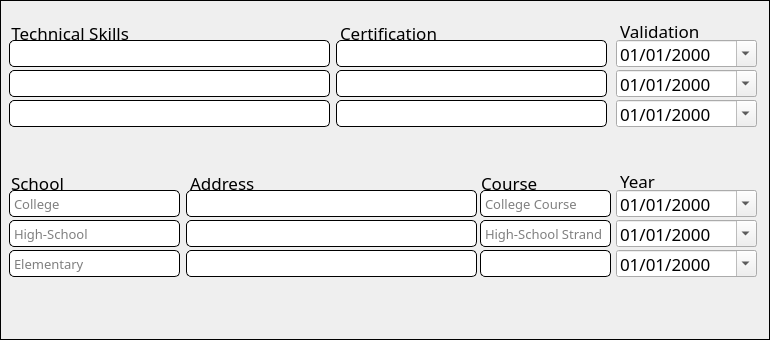
        <widget class="QFrame" name="groupEduInfo">
         <property name="geometry">
          <rect>
           <x>10</x>
           <y>1411</y>
           <width>770</width>
           <height>340</height>
          </rect>
         </property>
         <property name="styleSheet">
          <string notr="true">QFrame{
border: 1px solid black;
}

QLabel{
border: none;
}</string>
         </property>
         <property name="frameShape">
          <enum>QFrame::StyledPanel</enum>
         </property>
         <property name="frameShadow">
          <enum>QFrame::Raised</enum>
         </property>
         <widget class="QWidget" name="techWidget" native="true">
          <property name="geometry">
           <rect>
            <x>0</x>
            <y>10</y>
            <width>770</width>
            <height>131</height>
           </rect>
          </property>
          <widget class="QLabel" name="validationLabel">
           <property name="geometry">
            <rect>
             <x>620</x>
             <y>10</y>
             <width>121</width>
             <height>21</height>
            </rect>
           </property>
           <property name="font">
            <font>
             <family>Poppins</family>
             <pointsize>13</pointsize>
            </font>
           </property>
           <property name="text">
            <string>Validation</string>
           </property>
          </widget>
          <widget class="QDateEdit" name="validationDate1">
           <property name="geometry">
            <rect>
             <x>616</x>
             <y>30</y>
             <width>141</width>
             <height>27</height>
            </rect>
           </property>
           <property name="font">
            <font>
             <family>Poppins</family>
             <pointsize>13</pointsize>
            </font>
           </property>
           <property name="styleSheet">
            <string notr="true"/>
           </property>
           <property name="displayFormat">
            <string>MM/dd/yyyy</string>
           </property>
           <property name="calendarPopup">
            <bool>true</bool>
           </property>
          </widget>
          <widget class="QPlainTextEdit" name="certiTextEdit1_3">
           <property name="geometry">
            <rect>
             <x>336</x>
             <y>90</y>
             <width>271</width>
             <height>27</height>
            </rect>
           </property>
           <property name="font">
            <font>
             <family>Poppins</family>
             <pointsize>10</pointsize>
            </font>
           </property>
           <property name="styleSheet">
            <string notr="true">background-color: rgb(255, 255, 255);
border-radius: 5px;
border: 1px solid black;</string>
           </property>
           <property name="verticalScrollBarPolicy">
            <enum>Qt::ScrollBarAlwaysOff</enum>
           </property>
           <property name="horizontalScrollBarPolicy">
            <enum>Qt::ScrollBarAlwaysOff</enum>
           </property>
          </widget>
          <widget class="QDateEdit" name="validationDate1_2">
           <property name="geometry">
            <rect>
             <x>616</x>
             <y>60</y>
             <width>141</width>
             <height>27</height>
            </rect>
           </property>
           <property name="font">
            <font>
             <family>Poppins</family>
             <pointsize>13</pointsize>
            </font>
           </property>
           <property name="styleSheet">
            <string notr="true"/>
           </property>
           <property name="displayFormat">
            <string>MM/dd/yyyy</string>
           </property>
           <property name="calendarPopup">
            <bool>true</bool>
           </property>
          </widget>
          <widget class="QLabel" name="certiLabel">
           <property name="geometry">
            <rect>
             <x>340</x>
             <y>12</y>
             <width>151</width>
             <height>21</height>
            </rect>
           </property>
           <property name="font">
            <font>
             <family>Poppins</family>
             <pointsize>13</pointsize>
            </font>
           </property>
           <property name="text">
            <string>Certification</string>
           </property>
          </widget>
          <widget class="QPlainTextEdit" name="techSkillTextEdit_2">
           <property name="geometry">
            <rect>
             <x>9</x>
             <y>60</y>
             <width>321</width>
             <height>27</height>
            </rect>
           </property>
           <property name="font">
            <font>
             <family>Poppins</family>
             <pointsize>10</pointsize>
            </font>
           </property>
           <property name="styleSheet">
            <string notr="true">background-color: rgb(255, 255, 255);
border-radius: 5px;
border: 1px solid black;</string>
           </property>
           <property name="verticalScrollBarPolicy">
            <enum>Qt::ScrollBarAlwaysOff</enum>
           </property>
           <property name="horizontalScrollBarPolicy">
            <enum>Qt::ScrollBarAlwaysOff</enum>
           </property>
          </widget>
          <widget class="QPlainTextEdit" name="certiTextEdit1_2">
           <property name="geometry">
            <rect>
             <x>336</x>
             <y>60</y>
             <width>271</width>
             <height>27</height>
            </rect>
           </property>
           <property name="font">
            <font>
             <family>Poppins</family>
             <pointsize>10</pointsize>
            </font>
           </property>
           <property name="styleSheet">
            <string notr="true">background-color: rgb(255, 255, 255);
border-radius: 5px;
border: 1px solid black;</string>
           </property>
           <property name="verticalScrollBarPolicy">
            <enum>Qt::ScrollBarAlwaysOff</enum>
           </property>
           <property name="horizontalScrollBarPolicy">
            <enum>Qt::ScrollBarAlwaysOff</enum>
           </property>
          </widget>
          <widget class="QPlainTextEdit" name="certiTextEdit1">
           <property name="geometry">
            <rect>
             <x>336</x>
             <y>30</y>
             <width>271</width>
             <height>27</height>
            </rect>
           </property>
           <property name="font">
            <font>
             <family>Poppins</family>
             <pointsize>10</pointsize>
            </font>
           </property>
           <property name="styleSheet">
            <string notr="true">background-color: rgb(255, 255, 255);
border-radius: 5px;
border: 1px solid black;</string>
           </property>
           <property name="verticalScrollBarPolicy">
            <enum>Qt::ScrollBarAlwaysOff</enum>
           </property>
           <property name="horizontalScrollBarPolicy">
            <enum>Qt::ScrollBarAlwaysOff</enum>
           </property>
          </widget>
          <widget class="QLabel" name="techSkillLabel">
           <property name="geometry">
            <rect>
             <x>7</x>
             <y>12</y>
             <width>150</width>
             <height>21</height>
            </rect>
           </property>
           <property name="font">
            <font>
             <family>Poppins</family>
             <pointsize>13</pointsize>
            </font>
           </property>
           <property name="text">
            <string> Technical Skills</string>
           </property>
          </widget>
          <widget class="QPlainTextEdit" name="techSkillTextEdit">
           <property name="geometry">
            <rect>
             <x>9</x>
             <y>30</y>
             <width>321</width>
             <height>27</height>
            </rect>
           </property>
           <property name="font">
            <font>
             <family>Poppins</family>
             <pointsize>10</pointsize>
            </font>
           </property>
           <property name="styleSheet">
            <string notr="true">background-color: rgb(255, 255, 255);
border-radius: 5px;
border: 1px solid black;</string>
           </property>
           <property name="verticalScrollBarPolicy">
            <enum>Qt::ScrollBarAlwaysOff</enum>
           </property>
           <property name="horizontalScrollBarPolicy">
            <enum>Qt::ScrollBarAlwaysOff</enum>
           </property>
          </widget>
          <widget class="QDateEdit" name="validationDate1_3">
           <property name="geometry">
            <rect>
             <x>616</x>
             <y>90</y>
             <width>141</width>
             <height>27</height>
            </rect>
           </property>
           <property name="font">
            <font>
             <family>Poppins</family>
             <pointsize>13</pointsize>
            </font>
           </property>
           <property name="styleSheet">
            <string notr="true"/>
           </property>
           <property name="displayFormat">
            <string>MM/dd/yyyy</string>
           </property>
           <property name="calendarPopup">
            <bool>true</bool>
           </property>
          </widget>
          <widget class="QPlainTextEdit" name="techSkillTextEdit_3">
           <property name="geometry">
            <rect>
             <x>9</x>
             <y>90</y>
             <width>321</width>
             <height>27</height>
            </rect>
           </property>
           <property name="font">
            <font>
             <family>Poppins</family>
             <pointsize>10</pointsize>
            </font>
           </property>
           <property name="styleSheet">
            <string notr="true">background-color: rgb(255, 255, 255);
border-radius: 5px;
border: 1px solid black;</string>
           </property>
           <property name="verticalScrollBarPolicy">
            <enum>Qt::ScrollBarAlwaysOff</enum>
           </property>
           <property name="horizontalScrollBarPolicy">
            <enum>Qt::ScrollBarAlwaysOff</enum>
           </property>
          </widget>
         </widget>
         <widget class="QWidget" name="schoolWidget" native="true">
          <property name="geometry">
           <rect>
            <x>0</x>
            <y>160</y>
            <width>770</width>
            <height>131</height>
           </rect>
          </property>
          <widget class="QLabel" name="schoolYear_2">
           <property name="geometry">
            <rect>
             <x>620</x>
             <y>10</y>
             <width>121</width>
             <height>21</height>
            </rect>
           </property>
           <property name="font">
            <font>
             <family>Poppins</family>
             <pointsize>13</pointsize>
            </font>
           </property>
           <property name="text">
            <string>Year</string>
           </property>
          </widget>
          <widget class="QDateEdit" name="schoolYear">
           <property name="geometry">
            <rect>
             <x>616</x>
             <y>30</y>
             <width>141</width>
             <height>27</height>
            </rect>
           </property>
           <property name="font">
            <font>
             <family>Poppins</family>
             <pointsize>13</pointsize>
            </font>
           </property>
           <property name="styleSheet">
            <string notr="true"/>
           </property>
           <property name="displayFormat">
            <string>MM/dd/yyyy</string>
           </property>
           <property name="calendarPopup">
            <bool>true</bool>
           </property>
          </widget>
          <widget class="QPlainTextEdit" name="addressTextEdit3">
           <property name="geometry">
            <rect>
             <x>186</x>
             <y>90</y>
             <width>291</width>
             <height>27</height>
            </rect>
           </property>
           <property name="font">
            <font>
             <family>Poppins</family>
             <pointsize>10</pointsize>
            </font>
           </property>
           <property name="styleSheet">
            <string notr="true">background-color: rgb(255, 255, 255);
border-radius: 5px;
border: 1px solid black;</string>
           </property>
           <property name="verticalScrollBarPolicy">
            <enum>Qt::ScrollBarAlwaysOff</enum>
           </property>
           <property name="horizontalScrollBarPolicy">
            <enum>Qt::ScrollBarAlwaysOff</enum>
           </property>
          </widget>
          <widget class="QDateEdit" name="schoolYear2">
           <property name="geometry">
            <rect>
             <x>616</x>
             <y>60</y>
             <width>141</width>
             <height>27</height>
            </rect>
           </property>
           <property name="font">
            <font>
             <family>Poppins</family>
             <pointsize>13</pointsize>
            </font>
           </property>
           <property name="styleSheet">
            <string notr="true"/>
           </property>
           <property name="displayFormat">
            <string>MM/dd/yyyy</string>
           </property>
           <property name="calendarPopup">
            <bool>true</bool>
           </property>
          </widget>
          <widget class="QLabel" name="addressLabel">
           <property name="geometry">
            <rect>
             <x>190</x>
             <y>12</y>
             <width>151</width>
             <height>21</height>
            </rect>
           </property>
           <property name="font">
            <font>
             <family>Poppins</family>
             <pointsize>13</pointsize>
            </font>
           </property>
           <property name="text">
            <string>Address</string>
           </property>
          </widget>
          <widget class="QPlainTextEdit" name="highTextEdit">
           <property name="geometry">
            <rect>
             <x>9</x>
             <y>60</y>
             <width>171</width>
             <height>27</height>
            </rect>
           </property>
           <property name="font">
            <font>
             <family>Poppins</family>
             <pointsize>10</pointsize>
            </font>
           </property>
           <property name="styleSheet">
            <string notr="true">background-color: rgb(255, 255, 255);
border-radius: 5px;
border: 1px solid black;</string>
           </property>
           <property name="verticalScrollBarPolicy">
            <enum>Qt::ScrollBarAlwaysOff</enum>
           </property>
           <property name="horizontalScrollBarPolicy">
            <enum>Qt::ScrollBarAlwaysOff</enum>
           </property>
           <property name="placeholderText">
            <string>High-School</string>
           </property>
          </widget>
          <widget class="QPlainTextEdit" name="addressTextEdit2">
           <property name="geometry">
            <rect>
             <x>186</x>
             <y>60</y>
             <width>291</width>
             <height>27</height>
            </rect>
           </property>
           <property name="font">
            <font>
             <family>Poppins</family>
             <pointsize>10</pointsize>
            </font>
           </property>
           <property name="styleSheet">
            <string notr="true">background-color: rgb(255, 255, 255);
border-radius: 5px;
border: 1px solid black;</string>
           </property>
           <property name="verticalScrollBarPolicy">
            <enum>Qt::ScrollBarAlwaysOff</enum>
           </property>
           <property name="horizontalScrollBarPolicy">
            <enum>Qt::ScrollBarAlwaysOff</enum>
           </property>
          </widget>
          <widget class="QPlainTextEdit" name="addressTextEdit">
           <property name="geometry">
            <rect>
             <x>186</x>
             <y>30</y>
             <width>291</width>
             <height>27</height>
            </rect>
           </property>
           <property name="font">
            <font>
             <family>Poppins</family>
             <pointsize>10</pointsize>
            </font>
           </property>
           <property name="styleSheet">
            <string notr="true">background-color: rgb(255, 255, 255);
border-radius: 5px;
border: 1px solid black;</string>
           </property>
           <property name="verticalScrollBarPolicy">
            <enum>Qt::ScrollBarAlwaysOff</enum>
           </property>
           <property name="horizontalScrollBarPolicy">
            <enum>Qt::ScrollBarAlwaysOff</enum>
           </property>
          </widget>
          <widget class="QLabel" name="schoolLabel">
           <property name="geometry">
            <rect>
             <x>11</x>
             <y>12</y>
             <width>150</width>
             <height>21</height>
            </rect>
           </property>
           <property name="font">
            <font>
             <family>Poppins</family>
             <pointsize>13</pointsize>
            </font>
           </property>
           <property name="text">
            <string>School</string>
           </property>
          </widget>
          <widget class="QDateEdit" name="schoolYear3">
           <property name="geometry">
            <rect>
             <x>616</x>
             <y>90</y>
             <width>141</width>
             <height>27</height>
            </rect>
           </property>
           <property name="font">
            <font>
             <family>Poppins</family>
             <pointsize>13</pointsize>
            </font>
           </property>
           <property name="styleSheet">
            <string notr="true"/>
           </property>
           <property name="displayFormat">
            <string>MM/dd/yyyy</string>
           </property>
           <property name="calendarPopup">
            <bool>true</bool>
           </property>
          </widget>
          <widget class="QPlainTextEdit" name="elemTextEdit">
           <property name="geometry">
            <rect>
             <x>9</x>
             <y>90</y>
             <width>171</width>
             <height>27</height>
            </rect>
           </property>
           <property name="font">
            <font>
             <family>Poppins</family>
             <pointsize>10</pointsize>
             <weight>50</weight>
             <bold>false</bold>
            </font>
           </property>
           <property name="styleSheet">
            <string notr="true">background-color: rgb(255, 255, 255);
border-radius: 5px;
border: 1px solid black;</string>
           </property>
           <property name="verticalScrollBarPolicy">
            <enum>Qt::ScrollBarAlwaysOff</enum>
           </property>
           <property name="horizontalScrollBarPolicy">
            <enum>Qt::ScrollBarAlwaysOff</enum>
           </property>
           <property name="placeholderText">
            <string>Elementary</string>
           </property>
          </widget>
          <widget class="QPlainTextEdit" name="courseTextEdit">
           <property name="geometry">
            <rect>
             <x>480</x>
             <y>30</y>
             <width>131</width>
             <height>27</height>
            </rect>
           </property>
           <property name="font">
            <font>
             <family>Poppins</family>
             <pointsize>10</pointsize>
            </font>
           </property>
           <property name="styleSheet">
            <string notr="true">background-color: rgb(255, 255, 255);
border-radius: 5px;
border: 1px solid black;</string>
           </property>
           <property name="verticalScrollBarPolicy">
            <enum>Qt::ScrollBarAlwaysOff</enum>
           </property>
           <property name="placeholderText">
            <string>College Course</string>
           </property>
          </widget>
          <widget class="QPlainTextEdit" name="courseTextEdit3">
           <property name="geometry">
            <rect>
             <x>480</x>
             <y>90</y>
             <width>131</width>
             <height>27</height>
            </rect>
           </property>
           <property name="font">
            <font>
             <family>Poppins</family>
             <pointsize>10</pointsize>
            </font>
           </property>
           <property name="styleSheet">
            <string notr="true">background-color: rgb(255, 255, 255);
border-radius: 5px;
border: 1px solid black;</string>
           </property>
           <property name="verticalScrollBarPolicy">
            <enum>Qt::ScrollBarAlwaysOff</enum>
           </property>
           <property name="readOnly">
            <bool>true</bool>
           </property>
          </widget>
          <widget class="QPlainTextEdit" name="courseTextEdit2">
           <property name="geometry">
            <rect>
             <x>480</x>
             <y>60</y>
             <width>131</width>
             <height>27</height>
            </rect>
           </property>
           <property name="font">
            <font>
             <family>Poppins</family>
             <pointsize>10</pointsize>
            </font>
           </property>
           <property name="styleSheet">
            <string notr="true">background-color: rgb(255, 255, 255);
border-radius: 5px;
border: 1px solid black;</string>
           </property>
           <property name="verticalScrollBarPolicy">
            <enum>Qt::ScrollBarAlwaysOff</enum>
           </property>
           <property name="placeholderText">
            <string>High-School Strand</string>
           </property>
          </widget>
          <widget class="QLabel" name="courseLabel">
           <property name="geometry">
            <rect>
             <x>481</x>
             <y>12</y>
             <width>131</width>
             <height>21</height>
            </rect>
           </property>
           <property name="font">
            <font>
             <family>Poppins</family>
             <pointsize>13</pointsize>
            </font>
           </property>
           <property name="text">
            <string>Course</string>
           </property>
          </widget>
          <widget class="QPlainTextEdit" name="collegeTextEdit">
           <property name="geometry">
            <rect>
             <x>9</x>
             <y>30</y>
             <width>171</width>
             <height>27</height>
            </rect>
           </property>
           <property name="font">
            <font>
             <family>Poppins</family>
             <pointsize>10</pointsize>
            </font>
           </property>
           <property name="styleSheet">
            <string notr="true">background-color: rgb(255, 255, 255);
border-radius: 5px;
border: 1px solid black;</string>
           </property>
           <property name="verticalScrollBarPolicy">
            <enum>Qt::ScrollBarAlwaysOff</enum>
           </property>
           <property name="horizontalScrollBarPolicy">
            <enum>Qt::ScrollBarAlwaysOff</enum>
           </property>
           <property name="placeholderText">
            <string>College</string>
           </property>
          </widget>
          <zorder>courseLabel</zorder>
          <zorder>schoolYear_2</zorder>
          <zorder>schoolYear</zorder>
          <zorder>addressTextEdit3</zorder>
          <zorder>schoolYear2</zorder>
          <zorder>addressLabel</zorder>
          <zorder>highTextEdit</zorder>
          <zorder>addressTextEdit2</zorder>
          <zorder>addressTextEdit</zorder>
          <zorder>schoolLabel</zorder>
          <zorder>schoolYear3</zorder>
          <zorder>elemTextEdit</zorder>
          <zorder>courseTextEdit</zorder>
          <zorder>courseTextEdit3</zorder>
          <zorder>courseTextEdit2</zorder>
          <zorder>collegeTextEdit</zorder>
         </widget>
        </widget>
